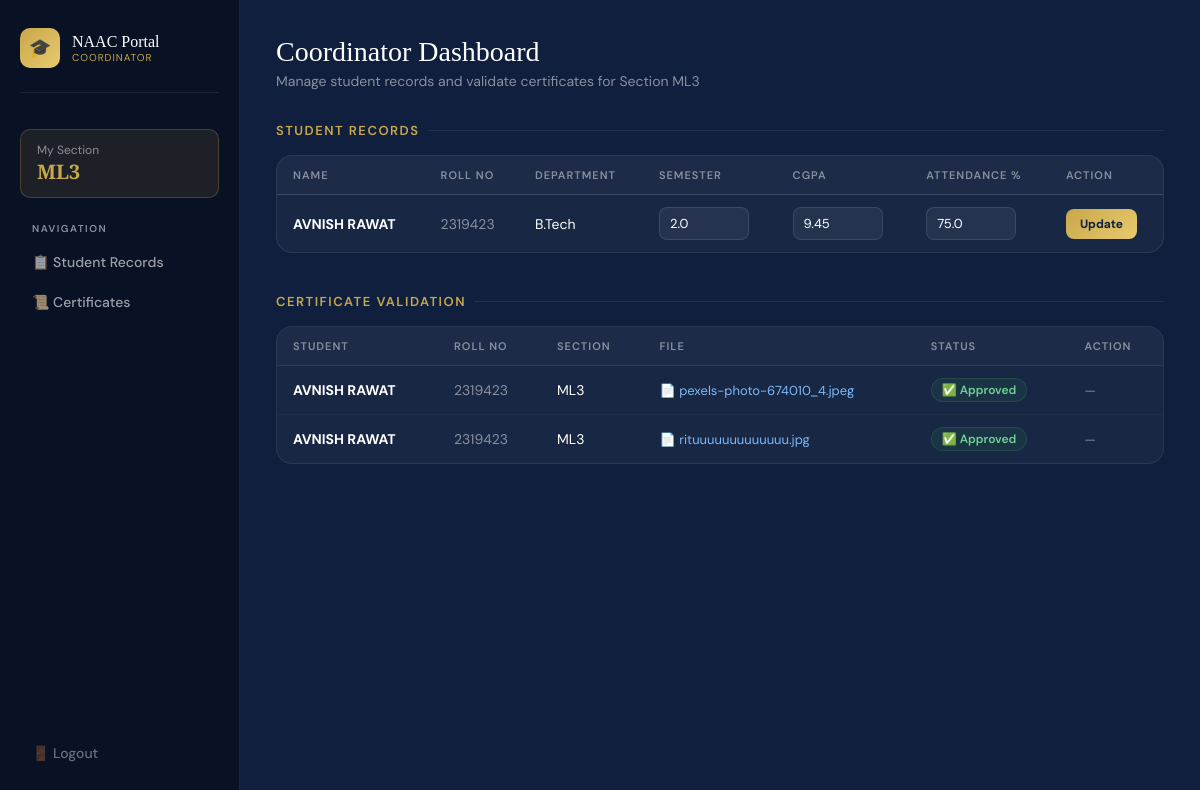
/coordinator (signed in), run on the app's committed database.
### tables this page shows
CREATE TABLE students (id INTEGER PRIMARY KEY AUTOINCREMENT,name TEXT,roll_no TEXT UNIQUE,department TEXT,semester REAL,cgpa REAL,attendance REAL,section TEXT,profile_pic TEXT,achievements TEXT);

CREATE TABLE certificates (id INTEGER PRIMARY KEY AUTOINCREMENT,student_name TEXT,roll_no TEXT,section TEXT,category TEXT,file_name TEXT,status TEXT, event_note TEXT);

### app.py (the view)
@app.route("/coordinator")
def coordinator():
    if session.get("role") != "coordinator":
        return redirect("/")
    section = session.get("section")
    conn = get_db()
    students = conn.execute("SELECT * FROM students WHERE section=?", (section,)).fetchall()
    certificates = conn.execute("SELECT * FROM certificates WHERE section=?", (section,)).fetchall()
    conn.close()
    return render_template("coordinator.html", students=students, certificates=certificates)

### templates/coordinator.html (shortened to what this page needs)
<!DOCTYPE html>
<html lang="en">
<head>
</head>
<body>
<div class="sidebar">
    <div class="sidebar-logo">
        <div class="logo-icon">🎓</div>
        <div>
            <div class="logo-text">NAAC Portal</div>
            <div class="logo-sub">Coordinator</div>
        </div>
    </div>
    <div class="section-pill">
        My Section
        <strong>{{ session["section"] }}</strong>
    </div>
    <div class="nav-label">Navigation</div>
    <a href="#students" class="nav-link">📋 Student Records</a>
    <a href="#certificates" class="nav-link">📜 Certificates</a>
    <div class="sidebar-bottom">
        <a href="/logout" class="logout-btn">🚪 Logout</a>
    </div>
</div>
<div class="main">
    <div class="page-header">
        <div class="page-title">Coordinator Dashboard</div>
        <div class="page-sub">Manage student records and validate certificates for Section {{ session["section"] }}</div>
    </div>
    <div class="section" id="students">
        <div class="section-title">Student Records</div>
        <div class="card">
            <table>
                <thead>
                    <tr>
                        <th>Name</th>
                        <th>Roll No</th>
                        <th>Department</th>
                        <th>Semester</th>
                        <th>CGPA</th>
                        <th>Attendance %</th>
                        <th>Action</th>
                    </tr>
                </thead>
                <tbody>
                    {% for student in students %}
                    <form method="POST" action="/update_student/{{ student['id'] }}">
                    <tr>
                        <td><strong>{{ student["name"] }}</strong></td>
                        <td style="color: var(--gray);">{{ student["roll_no"] }}</td>
                        <td>{{ student["department"] }}</td>
                        <td><input type="number" name="semester" value="{{ student['semester'] or '' }}" class="editable-input" required></td>
                        <td><input type="number" step="0.01" name="cgpa" value="{{ student['cgpa'] or '' }}" class="editable-input" required></td>
                        <td><input type="number" step="0.01" name="attendance" value="{{ student['attendance'] or '' }}" class="editable-input" required></td>
                        <td><button type="submit" class="btn-update">Update</button></td>
                    </tr>
                    </form>
                    {% else %}
                    <tr class="empty-row"><td colspan="7">No students in your section yet.</td></tr>
                    {% endfor %}
                </tbody>
            </table>
        </div>
    </div>
    <div class="section" id="certificates">
        <div class="section-title">Certificate Validation</div>
        <div class="card">
            <table>
                <thead>
                    <tr>
                        <th>Student</th>
                        <th>Roll No</th>
                        <th>Section</th>
                        <th>File</th>
                        <th>Status</th>
                        <th>Action</th>
                    </tr>
                </thead>
                <tbody>
                    {% for cert in certificates %}
                    <tr>
                        <td><strong>{{ cert["student_name"] }}</strong></td>
                        <td style="color: var(--gray);">{{ cert["roll_no"] }}</td>
                        <td>{{ cert["section"] }}</td>
                        <td><a href="/uploads/{{ cert['file_name'] }}" class="file-link" target="_blank">📄 {{ cert["file_name"] }}</a></td>
                        <td>
                            {% if cert["status"] == "Pending" %}
                                <span class="badge badge-pending">⏳ Pending</span>
                            {% elif cert["status"] == "Approved" %}
                                <span class="badge badge-approved">✅ Approved</span>
                            {% else %}
                                <span class="badge badge-rejected">❌ Rejected</span>
                            {% endif %}
                        </td>
                        <td>
                            {% if cert["status"] == "Pending" %}
                            <div class="action-group">
                                <a href="/approve/{{ cert['id'] }}" class="btn-approve">Approve</a>
                                <a href="/reject/{{ cert['id'] }}" class="btn-reject">Reject</a>
                            </div>
                            {% else %}
                                <span style="color: var(--gray); font-size: 13px;">—</span>
                            {% endif %}
                        </td>
                    </tr>
                    {% else %}
                    <tr class="empty-row"><td colspan="6">No certificates submitted yet.</td></tr>
                    {% endfor %}
                </tbody>
            </table>
        </div>
    </div>
</div>
</body>
</html>

### templates/coordinator.html (style rules this page uses)
*, *::before, *::after { box-sizing: border-box; margin: 0; padding: 0; }
:root { --navy: #0f1f3d; --accent: #c8a84b; --accent-light: #e8c96d; --white: #ffffff; --gray: #8a8f9e; --border: rgba(255,255,255,0.08); --card-bg: rgba(255,255,255,0.04); }
body { font-family: 'DM Sans', sans-serif; background: var(--navy); color: var(--white); min-height: 100vh; }
.sidebar { position: fixed; top: 0; left: 0; bottom: 0; width: 240px; background: rgba(10,18,35,0.95); border-right: 1px solid var(--border); padding: 28px 20px; display: flex; flex-direction: column; backdrop-filter: blur(20px); z-index: 100; }
.sidebar-logo { display: flex; align-items: center; gap: 12px; margin-bottom: 36px; padding-bottom: 24px; border-bottom: 1px solid var(--border); }
.logo-icon { width: 40px; height: 40px; background: linear-gradient(135deg, var(--accent), var(--accent-light)); border-radius: 10px; display: flex; align-items: center; justify-content: center; font-size: 18px; }
.logo-text { font-family: 'Playfair Display', serif; font-size: 16px; }
.logo-sub { font-size: 10px; color: var(--accent); letter-spacing: 1px; text-transform: uppercase; }
.section-pill { background: rgba(200,168,75,0.1); border: 1px solid rgba(200,168,75,0.25); border-radius: 10px; padding: 12px 16px; margin-bottom: 24px; font-size: 12px; color: var(--gray); }
.section-pill strong { display: block; font-size: 20px; color: var(--accent); font-family: 'Playfair Display', serif; }
.nav-label { font-size: 10px; font-weight: 600; color: var(--gray); letter-spacing: 1.5px; text-transform: uppercase; margin-bottom: 8px; padding-left: 12px; }
.nav-link { display: flex; align-items: center; gap: 10px; padding: 10px 12px; border-radius: 10px; color: rgba(255,255,255,0.6); text-decoration: none; font-size: 14px; font-weight: 500; margin-bottom: 2px; transition: all 0.2s; }
.sidebar-bottom { margin-top: auto; }
.logout-btn { display: flex; align-items: center; gap: 10px; padding: 10px 12px; border-radius: 10px; color: rgba(255,255,255,0.4); text-decoration: none; font-size: 14px; font-weight: 500; transition: all 0.2s; }
.main { margin-left: 240px; padding: 36px; min-height: 100vh; }
.page-header { margin-bottom: 32px; }
.page-title { font-family: 'Playfair Display', serif; font-size: 28px; }
.page-sub { font-size: 14px; color: var(--gray); margin-top: 4px; }
.section { margin-bottom: 40px; }
.section-title { font-size: 13px; font-weight: 600; color: var(--accent); letter-spacing: 1.5px; text-transform: uppercase; margin-bottom: 16px; display: flex; align-items: center; gap: 8px; }
.section-title::after { content: ''; flex: 1; height: 1px; background: var(--border); }
.card { background: var(--card-bg); border: 1px solid var(--border); border-radius: 16px; overflow: hidden; }
table { width: 100%; border-collapse: collapse; }
th { padding: 12px 16px; text-align: left; font-size: 11px; font-weight: 600; color: var(--gray); letter-spacing: 1px; text-transform: uppercase; border-bottom: 1px solid var(--border); background: rgba(255,255,255,0.02); }
td { padding: 12px 16px; font-size: 14px; border-bottom: 1px solid rgba(255,255,255,0.04); vertical-align: middle; }
tr:last-child td { border-bottom: none; }
.editable-input { padding: 7px 10px; background: rgba(255,255,255,0.06); border: 1px solid rgba(255,255,255,0.1); border-radius: 8px; color: var(--white); font-family: 'DM Sans', sans-serif; font-size: 13px; outline: none; width: 90px; transition: border-color 0.2s; }
.btn-update { padding: 7px 14px; background: linear-gradient(135deg, var(--accent), var(--accent-light)); border: none; border-radius: 8px; color: var(--navy); font-family: 'DM Sans', sans-serif; font-size: 12px; font-weight: 700; cursor: pointer; transition: transform 0.15s; }
.badge { display: inline-block; padding: 3px 10px; border-radius: 20px; font-size: 12px; font-weight: 600; }
.badge-approved { background: rgba(46,125,82,0.15); color: #6fcf97; border: 1px solid rgba(46,125,82,0.3); }
.file-link { color: #7eb8f7; text-decoration: none; font-size: 13px; }

### data on the page
students: name "AVNISH RAWAT", roll_no "2319423", department "B.Tech", semester "2.0", cgpa "9.45", attendance "75.0"
certificates: student_name "AVNISH RAWAT", roll_no "2319423", section "ML3", file_name "pexels-photo-674010_4.jpeg", status "✅ Approved"
certificates: student_name "AVNISH RAWAT", roll_no "2319423", section "ML3", file_name "rituuuuuuuuuuuuu.jpg", status "✅ Approved"

### other printed values
{{ session["section"] }} "ML3"
